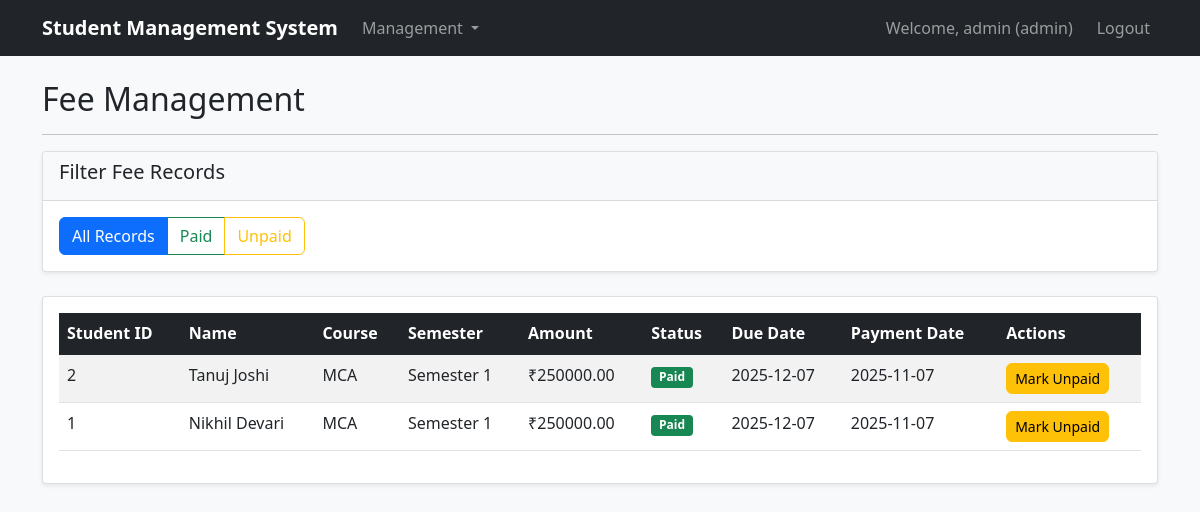
Page /admin/fees (signed in) on the committed database.
### tables this page shows
CREATE TABLE fee_records (
            id INTEGER PRIMARY KEY AUTOINCREMENT,
            student_id INTEGER NOT NULL,
            course_id INTEGER NOT NULL,
            semester INTEGER NOT NULL,
            amount DECIMAL(10,2) NOT NULL,
            payment_status TEXT NOT NULL CHECK(payment_status IN ('paid', 'unpaid')),
            payment_date DATE,
            due_date DATE NOT NULL,
            created_at TIMESTAMP DEFAULT CURRENT_TIMESTAMP,
            FOREIGN KEY (student_id) REFERENCES students (id),
            FOREIGN KEY (course_id) REFERENCES courses (id)
        );

CREATE TABLE students (
            id INTEGER PRIMARY KEY AUTOINCREMENT,
            student_id TEXT UNIQUE NOT NULL,
            name TEXT NOT NULL,
            email TEXT UNIQUE NOT NULL,
            phone TEXT,
            course_id INTEGER,
            semester INTEGER NOT NULL,
            password TEXT NOT NULL,
            created_at TIMESTAMP DEFAULT CURRENT_TIMESTAMP,
            FOREIGN KEY (course_id) REFERENCES courses (id)
        );

CREATE TABLE courses (
            id INTEGER PRIMARY KEY AUTOINCREMENT,
            course_code TEXT UNIQUE NOT NULL,
            course_name TEXT NOT NULL,
            fee_amount DECIMAL(10,2) NOT NULL,
            duration INTEGER,
            description TEXT,
            created_at TIMESTAMP DEFAULT CURRENT_TIMESTAMP
        );

### app.py (the view, shortened to what this page needs)
@app.route('/admin/fees')
def manage_fees():
    if 'user_type' not in session or session['user_type'] != 'admin':
        return redirect(url_for('login'))
    status_filter = request.args.get('status', 'all')
    conn = get_db_connection()
    if status_filter == 'all':
        fee_records = conn.execute('''
            SELECT fr.*, s.student_id, s.name, s.semester, c.course_name
            FROM fee_records fr
            JOIN students s ON fr.student_id = s.id
            JOIN courses c ON fr.course_id = c.id
            ORDER BY fr.created_at DESC
        ''').fetchall()
    conn.close()
    return render_template('manage_fees.html', fee_records=fee_records, status_filter=status_filter)

### database.py (called while the page is built)
def get_db_connection():
    conn = sqlite3.connect('student_management.db')
    conn.row_factory = sqlite3.Row
    return conn

### templates/manage_fees.html (shortened to what this page needs)
{% extends "base.html" %}
{% block content %}
<div class="row">
    <div class="col-12">
        <h2>Fee Management</h2>
        <hr>
    </div>
</div>
<div class="row mb-4">
    <div class="col-12">
        <div class="card">
            <div class="card-header">
                <h5>Filter Fee Records</h5>
            </div>
            <div class="card-body">
                <div class="btn-group" role="group">
                    <a href="{{ url_for('manage_fees', status='all') }}"
                       class="btn btn-{{ 'primary' if status_filter == 'all' else 'outline-primary' }}">
                        All Records
                    </a>
                    <a href="{{ url_for('manage_fees', status='paid') }}"
                       class="btn btn-{{ 'success' if status_filter == 'paid' else 'outline-success' }}">
                        Paid
                    </a>
                    <a href="{{ url_for('manage_fees', status='unpaid') }}"
                       class="btn btn-{{ 'warning' if status_filter == 'unpaid' else 'outline-warning' }}">
                        Unpaid
                    </a>
                </div>
            </div>
        </div>
    </div>
</div>
<div class="row">
    <div class="col-12">
        <div class="card">
            <div class="card-body">
                {% if fee_records %}
                    <div class="table-responsive">
                        <table class="table table-striped table-hover">
                            <thead class="table-dark">
                                <tr>
                                    <th>Student ID</th>
                                    <th>Name</th>
                                    <th>Course</th>
                                    <th>Semester</th>
                                    <th>Amount</th>
                                    <th>Status</th>
                                    <th>Due Date</th>
                                    <th>Payment Date</th>
                                    <th>Actions</th>
                                </tr>
                            </thead>
                            <tbody>
                                {% for fee in fee_records %}
                                <tr>
                                    <td>{{ fee.student_id }}</td>
                                    <td>{{ fee.name }}</td>
                                    <td>{{ fee.course_name }}</td>
                                    <td>Semester {{ fee.semester }}</td>
                                    <td>₹{{ "%.2f"|format(fee.amount) }}</td>
                                    <td>
                                        <span class="badge bg-{{ 'success' if fee.payment_status == 'paid' else 'warning' }}">
                                            {{ fee.payment_status|title }}
                                        </span>
                                    </td>
                                    <td>{{ fee.due_date }}</td>
                                    <td>{{ fee.payment_date or 'Not Paid' }}</td>
                                    <td>
                                        {% if fee.payment_status == 'unpaid' %}
                                        <form method="POST" action="{{ url_for('update_fee_status', fee_id=fee.id) }}" class="d-inline">
                                            <input type="hidden" name="payment_status" value="paid">
                                            <button type="submit" class="btn btn-success btn-sm"
                                                    onclick="return confirm('Mark fee as paid for {{ fee.name }}?')">
                                                Mark Paid
                                            </button>
                                        </form>
                                        {% else %}
                                        <form method="POST" action="{{ url_for('update_fee_status', fee_id=fee.id) }}" class="d-inline">
                                            <button type="submit" class="btn btn-warning btn-sm"
                                                    onclick="return confirm('Mark fee as unpaid for {{ fee.name }}?')">
                                                Mark Unpaid
                                            </button>
                                        </form>
                                        {% endif %}
                                    </td>
                                </tr>
                                {% endfor %}
                            </tbody>
                        </table>
                    </div>
                {% endif %}
            </div>
        </div>
    </div>
</div>
{% endblock %}

### templates/base.html (shortened to what this page needs)
<!DOCTYPE html>
<html lang="en">
<head>
    <link href="https://cdn.jsdelivr.net/npm/bootstrap@5.1.3/dist/css/bootstrap.min.css" rel="stylesheet">
    <link href="{{ url_for('static', filename='style.css') }}" rel="stylesheet">
</head>
<body>
    <nav class="navbar navbar-expand-lg navbar-dark bg-dark">
        <div class="container">
            <a class="navbar-brand" href="{{ url_for('admin_dashboard' if session.user_type == 'admin' else 'student_dashboard') }}">
                Student Management System
            </a>
            {% if session.user_type %}
            <div class="collapse navbar-collapse" id="navbarNav">
                <ul class="navbar-nav me-auto">
                    {% if session.user_type == 'admin' %}
                    <li class="nav-item dropdown">
                        <a class="nav-link dropdown-toggle" href="#" id="navbarDropdown" role="button" data-bs-toggle="dropdown">
                            Management
                        </a>
                    </li>
                    {% endif %}
                </ul>
                {% endif %}
                <div class="navbar-nav ms-auto">
                    {% if session.user_type %}
                        <span class="navbar-text me-3">
                            Welcome, {{ session.username }} ({{ session.user_type }})
                        </span>
                        <a class="nav-link" href="{{ url_for('logout') }}">Logout</a>
                    {% endif %}
                </div>
            </div>
        </div>
    </nav>
    <div class="container mt-4">
        {% block content %}{% endblock %}
    </div>
</body>
</html>

### static/css/style.css (style rules this page uses)
body { background-color: #f8f9fa; }
.card { box-shadow: 0 0.125rem 0.25rem rgba(0, 0, 0, 0.075); border: 1px solid rgba(0, 0, 0, 0.125); }
.card-header { background-color: #f8f9fa; border-bottom: 1px solid rgba(0, 0, 0, 0.125); }
.table th { border-top: none; }
.btn { border-radius: 0.375rem; }
.navbar-brand { font-weight: bold; }

### rows in the picture
fee_records: student_id "2", name "Tanuj Joshi", course_name "MCA", semester "1", amount "250000.00", payment_status "Paid", due_date "2025-12-07", payment_date "2025-11-07"
fee_records: student_id "1", name "Nikhil Devari", course_name "MCA", semester "1", amount "250000.00", payment_status "Paid", due_date "2025-12-07", payment_date "2025-11-07"

### other values in the picture
{{ session.username }} "admin"
{{ session.user_type }} "admin"
